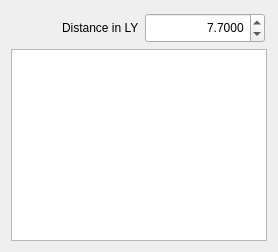
       <widget class="QWidget" name="layoutWidget">
        <layout class="QVBoxLayout" name="verticalLayout_3">
         <property name="spacing">
          <number>6</number>
         </property>
         <item>
          <layout class="QHBoxLayout" name="horizontalLayout">
           <property name="spacing">
            <number>6</number>
           </property>
           <property name="leftMargin">
            <number>0</number>
           </property>
           <property name="topMargin">
            <number>2</number>
           </property>
           <property name="rightMargin">
            <number>2</number>
           </property>
           <property name="bottomMargin">
            <number>0</number>
           </property>
           <item>
            <spacer name="horizontalSpacer">
             <property name="orientation">
              <enum>Qt::Horizontal</enum>
             </property>
             <property name="sizeHint" stdset="0">
              <size>
               <width>40</width>
               <height>20</height>
              </size>
             </property>
            </spacer>
           </item>
           <item>
            <widget class="QLabel" name="label_2">
             <property name="styleSheet">
              <string notr="true">background-color: transparent;</string>
             </property>
             <property name="text">
              <string>Distance in LY</string>
             </property>
             <property name="alignment">
              <set>Qt::AlignLeading|Qt::AlignLeft|Qt::AlignVCenter</set>
             </property>
             <property name="indent">
              <number>0</number>
             </property>
            </widget>
           </item>
           <item>
            <widget class="QDoubleSpinBox" name="spinDistance">
             <property name="minimumSize">
              <size>
               <width>120</width>
               <height>30</height>
              </size>
             </property>
             <property name="toolTip">
              <string>Set jump distance.
Double click on a star below to recalculate a new jumpweb centered on the selected star using the distance as the maximum jump limit</string>
             </property>
             <property name="styleSheet">
              <string notr="true"/>
             </property>
             <property name="frame">
              <bool>true</bool>
             </property>
             <property name="alignment">
              <set>Qt::AlignRight|Qt::AlignTrailing|Qt::AlignVCenter</set>
             </property>
             <property name="decimals">
              <number>4</number>
             </property>
             <property name="minimum">
              <double>0.005000000000000</double>
             </property>
             <property name="maximum">
              <double>20.000000000000000</double>
             </property>
             <property name="singleStep">
              <double>0.250000000000000</double>
             </property>
             <property name="value">
              <double>7.700000000000000</double>
             </property>
            </widget>
           </item>
          </layout>
         </item>
         <item>
          <widget class="QListWidget" name="listWidget">
           <property name="minimumSize">
            <size>
             <width>200</width>
             <height>0</height>
            </size>
           </property>
           <property name="focusPolicy">
            <enum>Qt::WheelFocus</enum>
           </property>
           <property name="toolTip">
            <string>Stars of the current sector</string>
           </property>
           <property name="styleSheet">
            <string notr="true"/>
           </property>
           <property name="frameShape">
            <enum>QFrame::StyledPanel</enum>
           </property>
           <property name="frameShadow">
            <enum>QFrame::Sunken</enum>
           </property>
           <property name="alternatingRowColors">
            <bool>true</bool>
           </property>
          </widget>
         </item>
        </layout>
       </widget>
